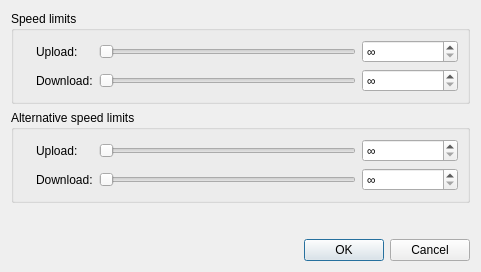
<?xml version="1.0" encoding="UTF-8"?>
<ui version="4.0">
 <class>SpeedLimitDialog</class>
 <widget class="QDialog" name="SpeedLimitDialog">
  <property name="geometry">
   <rect>
    <x>0</x>
    <y>0</y>
    <width>481</width>
    <height>272</height>
   </rect>
  </property>
  <property name="windowTitle">
   <string>Global Speed Limits</string>
  </property>
  <layout class="QVBoxLayout" name="verticalLayout">
   <item>
    <widget class="QGroupBox" name="groupBox">
     <property name="title">
      <string>Speed limits</string>
     </property>
     <layout class="QGridLayout" name="gridLayout">
      <item row="0" column="0" rowspan="2">
       <widget class="QLabel" name="labelGlobalSpeedIcon">
        <property name="text">
         <string/>
        </property>
       </widget>
      </item>
      <item row="0" column="1">
       <widget class="QLabel" name="label">
        <property name="text">
         <string>Upload:</string>
        </property>
       </widget>
      </item>
      <item row="0" column="2">
       <widget class="QSlider" name="sliderUploadLimit">
        <property name="orientation">
         <enum>Qt::Horizontal</enum>
        </property>
       </widget>
      </item>
      <item row="0" column="3">
       <widget class="QSpinBox" name="spinUploadLimit">
        <property name="specialValueText">
         <string>∞</string>
        </property>
        <property name="suffix">
         <string> KB/s</string>
        </property>
        <property name="maximum">
         <number>2000000</number>
        </property>
       </widget>
      </item>
      <item row="1" column="1">
       <widget class="QLabel" name="label_2">
        <property name="text">
         <string>Download:</string>
        </property>
       </widget>
      </item>
      <item row="1" column="2">
       <widget class="QSlider" name="sliderDownloadLimit">
        <property name="orientation">
         <enum>Qt::Horizontal</enum>
        </property>
       </widget>
      </item>
      <item row="1" column="3">
       <widget class="QSpinBox" name="spinDownloadLimit">
        <property name="specialValueText">
         <string>∞</string>
        </property>
        <property name="suffix">
         <string> KB/s</string>
        </property>
        <property name="maximum">
         <number>2000000</number>
        </property>
       </widget>
      </item>
     </layout>
    </widget>
   </item>
   <item>
    <widget class="QGroupBox" name="groupBox_2">
     <property name="title">
      <string>Alternative speed limits</string>
     </property>
     <layout class="QGridLayout" name="gridLayout_2">
      <item row="0" column="0" rowspan="2">
       <widget class="QLabel" name="labelAltGlobalSpeedIcon">
        <property name="text">
         <string/>
        </property>
       </widget>
      </item>
      <item row="0" column="1">
       <widget class="QLabel" name="label_3">
        <property name="text">
         <string>Upload:</string>
        </property>
       </widget>
      </item>
      <item row="0" column="2">
       <widget class="QSlider" name="sliderAltUploadLimit">
        <property name="orientation">
         <enum>Qt::Horizontal</enum>
        </property>
       </widget>
      </item>
      <item row="0" column="3">
       <widget class="QSpinBox" name="spinAltUploadLimit">
        <property name="specialValueText">
         <string>∞</string>
        </property>
        <property name="suffix">
         <string> KB/s</string>
        </property>
        <property name="maximum">
         <number>2000000</number>
        </property>
       </widget>
      </item>
      <item row="1" column="1">
       <widget class="QLabel" name="label_4">
        <property name="text">
         <string>Download:</string>
        </property>
       </widget>
      </item>
      <item row="1" column="2">
       <widget class="QSlider" name="sliderAltDownloadLimit">
        <property name="orientation">
         <enum>Qt::Horizontal</enum>
        </property>
       </widget>
      </item>
      <item row="1" column="3">
       <widget class="QSpinBox" name="spinAltDownloadLimit">
        <property name="specialValueText">
         <string>∞</string>
        </property>
        <property name="suffix">
         <string> KB/s</string>
        </property>
        <property name="maximum">
         <number>2000000</number>
        </property>
       </widget>
      </item>
     </layout>
    </widget>
   </item>
   <item>
    <spacer name="verticalSpacer">
     <property name="orientation">
      <enum>Qt::Vertical</enum>
     </property>
     <property name="sizeHint" stdset="0">
      <size>
       <width>20</width>
       <height>0</height>
      </size>
     </property>
    </spacer>
   </item>
   <item>
    <widget class="QDialogButtonBox" name="buttonBox">
     <property name="standardButtons">
      <set>QDialogButtonBox::Cancel|QDialogButtonBox::Ok</set>
     </property>
    </widget>
   </item>
  </layout>
 </widget>
 <resources/>
 <connections/>
</ui>
